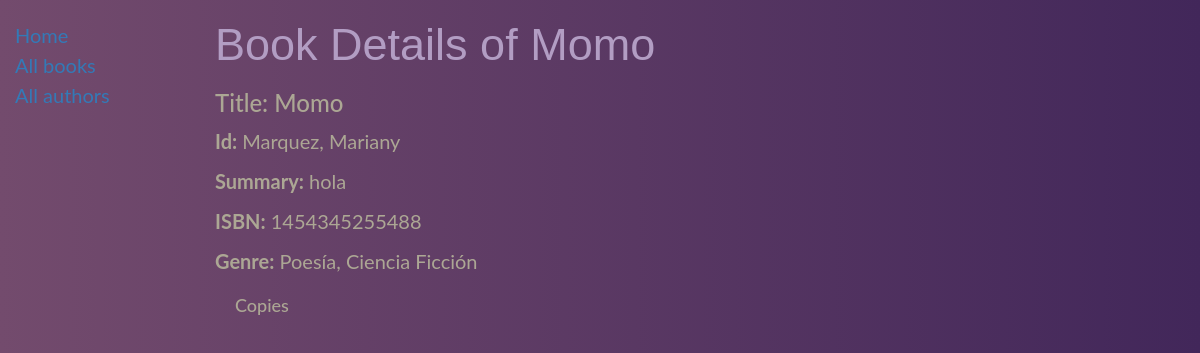
/catalog/book/1, run on the app's committed database.
### catalog/models/book.py (models this page shows, shortened)
class Book(models.Model):
    title = models.CharField(max_length=200)
    author_book = models.ForeignKey('Author', on_delete=models.SET_NULL, null=True, blank= False)
    summary = models.TextField(max_length=1000, help_text="Ingrese una breve descripción del libro")
    isbn = models.CharField('ISBN',max_length=13, help_text='13 Caracteres <a href="https://www.isbn-international.org/content/what-isbn">ISBN number</a>')
    genre = models.ManyToManyField(Genre, help_text="Seleccione un genero para este libro")
    def __str__(self):
        return self.title
    def display_genre(self):
        return ', '.join([ genre.name for genre in self.genre.all()[:3] ])
    display_genre.short_description = 'Genre'

### catalog/models/author.py (models this page shows, shortened)
class Author(models.Model):
    books_author= models.ForeignKey ('Book', on_delete=models.SET_NULL, null=True)
    first_name = models.CharField(max_length=100)
    last_name = models.CharField(max_length=100)
    date_of_birth = models.DateField(null=True, blank=True)
    date_of_death = models.DateField('Died', null=True, blank=True)
    class Meta:
        ordering = ['last_name', 'first_name']
    def __str__(self):
        return f'{self.last_name}, {self.first_name}'

### catalog/models/genre.py (models this page shows)
class Genre(models.Model):
    name = models.CharField(max_length=200, help_text="Ingrese el nombre del género (p. ej. Ciencia Ficción, Poesía Francesa etc.)")
    def __str__(self):
        return self.name

### catalog/views/book.py (the view)
class BookDetailView(generic.DetailView):
    model= Book
    paginate_by = 5
    context_object_name= 'book_detail'
    template_name = "book/book_detail.html"

### catalog/templates/book/book_detail.html (shortened to what this page needs)
{% extends "base_generic_detail.html" %}
{% block content %}
<h1> Book Details of {{book_detail}}</h1>
<h3>Title: {{ book_detail.title}}</h3>
  <p><strong>Id:</strong> {{ book_detail.author_book }}</p>
  <p><strong>Summary:</strong> {{book_detail.summary }}</p>
  <p><strong>ISBN:</strong> {{book_detail.isbn }}</p>
  <p><strong>Genre:</strong> {% for genre in book_detail.genre.all %} {{ genre }}{% if not forloop.last %}, {% endif %}{% endfor %}</p>
  <div style="margin-left:20px;margin-top:20px">
    <h4>Copies</h4>
  </div>
  {% endblock content %}

### catalog/static/catalog/style_detail.css (style rules this page uses)
body, head { background-image: linear-gradient(to left,#42275a, #734b6d) }
body { font-size: 20px; font-family: 'Lato', sans-serif; color:rgb(172, 167, 148); line-height: 1.5; }
h1 { font-size: 45px; font-family: 'Raleway', sans-serif; color:hsl(273, 24%, 69%); }

### data on the page
Book: title "Momo", author_book "Marquez, Mariany", summary "hola", isbn "1454345255488"
Genre: name "Poesía"
Genre: name "Ciencia Ficción"
